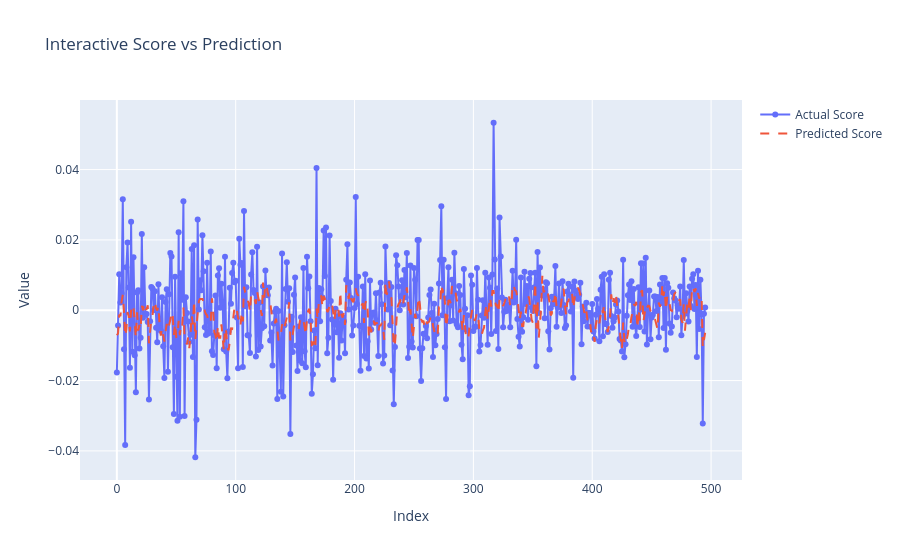

Notebook source saved alongside this figure:
### Code cell
import plotly.graph_objects as go

fig = go.Figure()

# Add Actual Score
fig.add_trace(go.Scatter(y=test_result_df['score'], name='Actual Score', mode='lines+markers'))

# Add Predicted Score
fig.add_trace(go.Scatter(y=test_result_df['pred'], name='Predicted Score', mode='lines', line=dict(dash='dash')))

fig.update_layout(
    title='Interactive Score vs Prediction',
    xaxis_title='Index',
    yaxis_title='Value',
    hovermode='x unified' # Shows both values when you hover
)

fig.show()

### Figure 1 — Plotly figure (JSON) as saved in the notebook; plotly's stock layout.template omitted (floating-point values rounded to 4 significant figures; data arrays with more than 128 entries replaced by an {"elided": "..."} marker saying what was removed)
{"data": [{"mode": "lines+markers", "name": "Actual Score", "type": "scatter", "y": {"elided": "496 float values"}}, {"line": {"dash": "dash"}, "mode": "lines", "name": "Predicted Score", "type": "scatter", "y": {"elided": "496 float values"}}], "layout": {"hovermode": "x unified", "title": {"text": "Interactive Score vs Prediction"}, "xaxis": {"title": {"text": "Index"}}, "yaxis": {"title": {"text": "Value"}}}}
